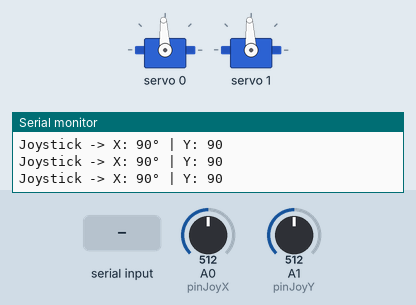
The sketch below on a simulated Arduino Uno, built with avr-gcc and run on an emulated ATmega328P. On the bench: 2 × servo, the last lines printed to the serial monitor. The inputs (shaded band) are chosen by the test bench; at power-on: A0 (pinJoyX) = 512, A1 (pinJoyY) = 512.

Above: at 1.3 s.
1.4 s: A0 (pinJoyX) set to 60
At 1.8 s:
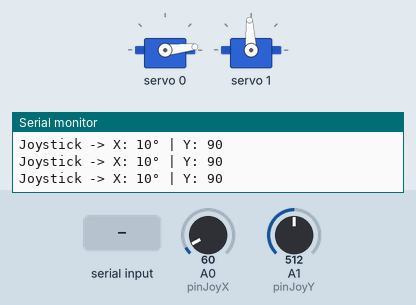
2.9 s: A0 (pinJoyX) set to 50
At 4.1 s:
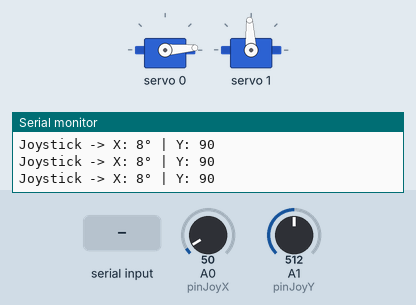
5.9 s: A1 (pinJoyY) set to 554
At 6.4 s:
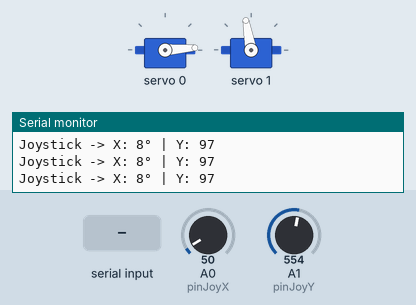
7.4 s: A1 (pinJoyY) set to 584
At 8.6 s:
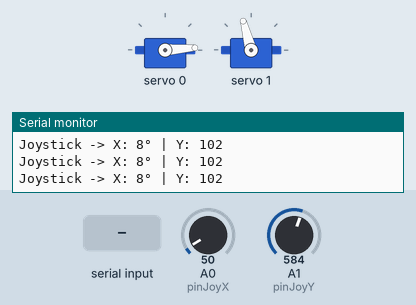
10.4 s: "S90\n" received over Serial
At 12.7 s:
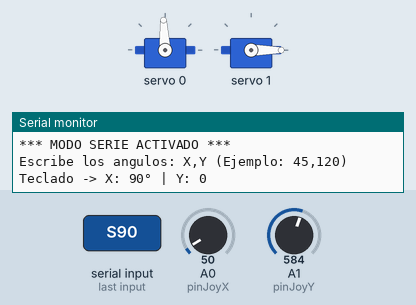
13.0 s: "90,45\n" received over Serial
At 13.9 s:
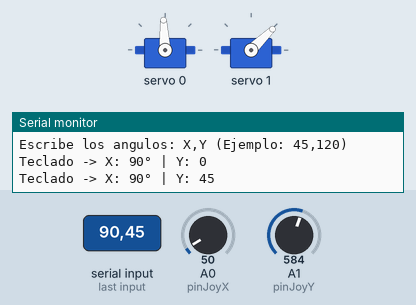
Timing chart, 0 to 15.5 s (numbered marks = the images above; inputs shaded):
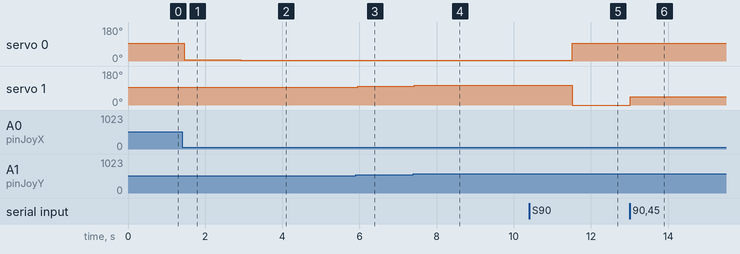

Measured:
- after the input at 1.4 s, servo 0: 93° → 6° after 0.05 s
- after the input at 2.9 s, servo 0: 6° → 4° at once
- after the input at 5.9 s, servo 1: 93° → 100° after 0.05 s
- after the input at 7.4 s, servo 1: 100° → 105° at once
- after the input at 10.4 s, servo 0: 4° → 93° after 1.1 s; servo 1: 105° → 0° after 1.1 s
- after the input at 13.0 s, servo 1: 0° → 44° at once

The sketch:

Movil_SG90_v2.ino
```cpp
#include <Wire.h>
#include <Adafruit_PWMServoDriver.h>

// Instanciamos el objeto para el PCA9685 usando la dirección I2C por defecto (0x40)
Adafruit_PWMServoDriver pwm = Adafruit_PWMServoDriver();

// Valores de pulso para los servos (Estos varían según el modelo del servo)
// Si tus servos no llegan a 0 o a 180, ajusta estos dos valores:
#define SERVOMIN  102 // Pulso mínimo (equivale a 0 grados)
#define SERVOMAX  512 // Pulso máximo (equivale a 180 grados)

// Definimos los canales del PCA9685 para los servos
const int canalServoX = 0;
const int canalServoY = 1;

// Definimos los pines analógicos del Joystick
const int pinJoyX = A0;
const int pinJoyY = A1;

// Variables para almacenar los ángulos
int anguloX = 90; // Empezamos en el centro
int anguloY = 90;

// Variable de control de modo (True = Joystick, False = Teclado)
bool modoJoystick = true;

void setup() {
  Serial.begin(9600);

  // Iniciamos el módulo PCA9685
  pwm.begin();
  // La frecuencia estándar para los servomotores analógicos es de 50 Hz
  pwm.setPWMFreq(50);

  // Mensaje de bienvenida
  Serial.println("=== CONTROL PCA9685 INICIADO ===");
  Serial.println("Modo actual: JOYSTICK");
  Serial.println("Envía 'S' para modo Serie (Teclado).");
  Serial.println("Envía 'J' para volver a modo Joystick.");
  Serial.println("----------------------------------");
}

// Función auxiliar que convierte los grados (0-180) al pulso que necesita el PCA9685
int calcularPulso(int angulo) {
  return map(angulo, 0, 180, SERVOMIN, SERVOMAX);
}

void loop() {
  // 1. Revisar comandos por el Monitor Serie
  if (Serial.available() > 0) {
    char comando = Serial.peek();

    if (comando == 'S' || comando == 's') {
      modoJoystick = false;
      Serial.read();
      Serial.println("\n*** MODO SERIE ACTIVADO ***");
      Serial.println("Escribe los angulos: X,Y (Ejemplo: 45,120)");

    } else if (comando == 'J' || comando == 'j') {
      modoJoystick = true;
      Serial.read();
      Serial.println("\n*** MODO JOYSTICK ACTIVADO ***");

    } else if (!modoJoystick) {
      int nuevoX = Serial.parseInt();
      int nuevoY = Serial.parseInt();

      while(Serial.available() > 0) { Serial.read(); }

      if (nuevoX >= 0 && nuevoX <= 180) anguloX = nuevoX;
      if (nuevoY >= 0 && nuevoY <= 180) anguloY = nuevoY;

      Serial.print("Teclado -> X: ");
      Serial.print(anguloX);
      Serial.print("° | Y: ");
      Serial.println(anguloY);
    } else {
      while(Serial.available() > 0) { Serial.read(); }
    }
  }

  // 2. Lógica del Modo Joystick
  if (modoJoystick) {
    int valorJoyX = analogRead(pinJoyX);
    int valorJoyY = analogRead(pinJoyY);

    anguloX = map(valorJoyX, 0, 1023, 0, 180);
    anguloY = map(valorJoyY, 0, 1023, 0, 180);

    // Se han descomentado las siguientes líneas para imprimir la posición:
    Serial.print("Joystick -> X: ");
    Serial.print(anguloX);
    Serial.print("° | Y: ");
    Serial.println(anguloY);
  }

  // 3. Enviar la instrucción al PCA9685
  // La función setPWM recibe: (Canal, inicio_pulso, fin_pulso)
  pwm.setPWM(canalServoX, 0, calcularPulso(anguloX));
  pwm.setPWM(canalServoY, 0, calcularPulso(anguloY));

  // 4. Pausa de estabilidad
  delay(50);
}
```
